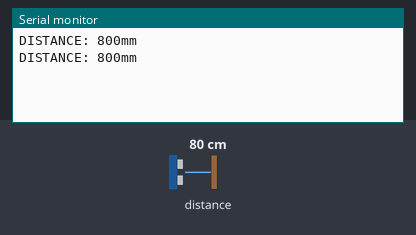
Simulated run of this sketch. Board: Arduino Uno, built with avr-gcc and run on an emulated ATmega328P. On the bench: the last lines printed to the serial monitor. The inputs (shaded band) are chosen by the test bench; at power-on: distance to the obstacle 80 cm.

Above: at 2.8 s.
2.9 s: distance to the obstacle set to 2 cm
At 4.6 s:
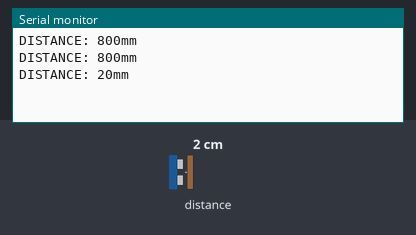
5.6 s: distance to the obstacle set to 4 cm
At 7.3 s:
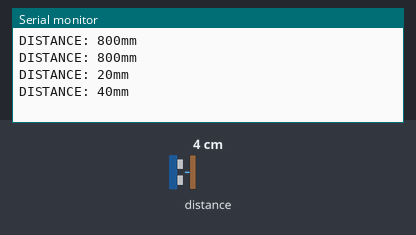
Timing chart, 0 to 8.8 s (numbered marks = the images above; inputs shaded):
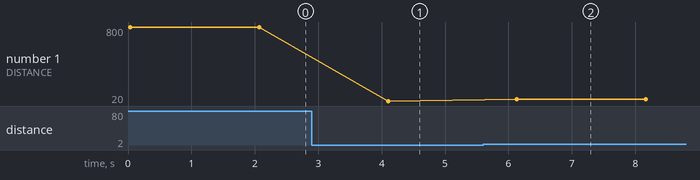

The sketch:

VL53LOXsens.ino
```cpp
/* This example shows how to use continuous mode to take
range measurements with the VL53L0X. It is based on
vl53l0x_ContinuousRanging_Example.c from the VL53L0X API.

The range readings are in units of mm. */

#include <Wire.h>
#include <VL53L0X.h>

VL53L0X sensor;

void setup()
{
  pinMode(12,INPUT_PULLUP);
  digitalWrite(12,HIGH);
  Serial.begin(9600);
  Wire.begin();

  sensor.setTimeout(500);
  if (!sensor.init())
  {
    Serial.println("Failed to detect and initialize sensor!");
    while (1) {}
  }

  // Start continuous back-to-back mode (take readings as
  // fast as possible).  To use continuous timed mode
  // instead, provide a desired inter-measurement period in
  // ms (e.g. sensor.startContinuous(100)).
  sensor.startContinuous();
}

void loop()
{
  int distance=sensor.readRangeContinuousMillimeters();
  Serial.print("DISTANCE: ");
  Serial.print(distance);
  Serial.print("mm");
  if (sensor.timeoutOccurred()) { Serial.print(" TIMEOUT"); }


  Serial.println();
  delay(2000);
}
```

Measured:
- after the input at 2.9 s, the serial monitor: prints a new line after 1.2 s (image 1)
- after the input at 5.6 s, the serial monitor: prints a new line after 0.53 s (image 2)
- plotted number 1: 800 → 20 after the input at 2.9 s, 20 → 40 after the input at 5.6 s
